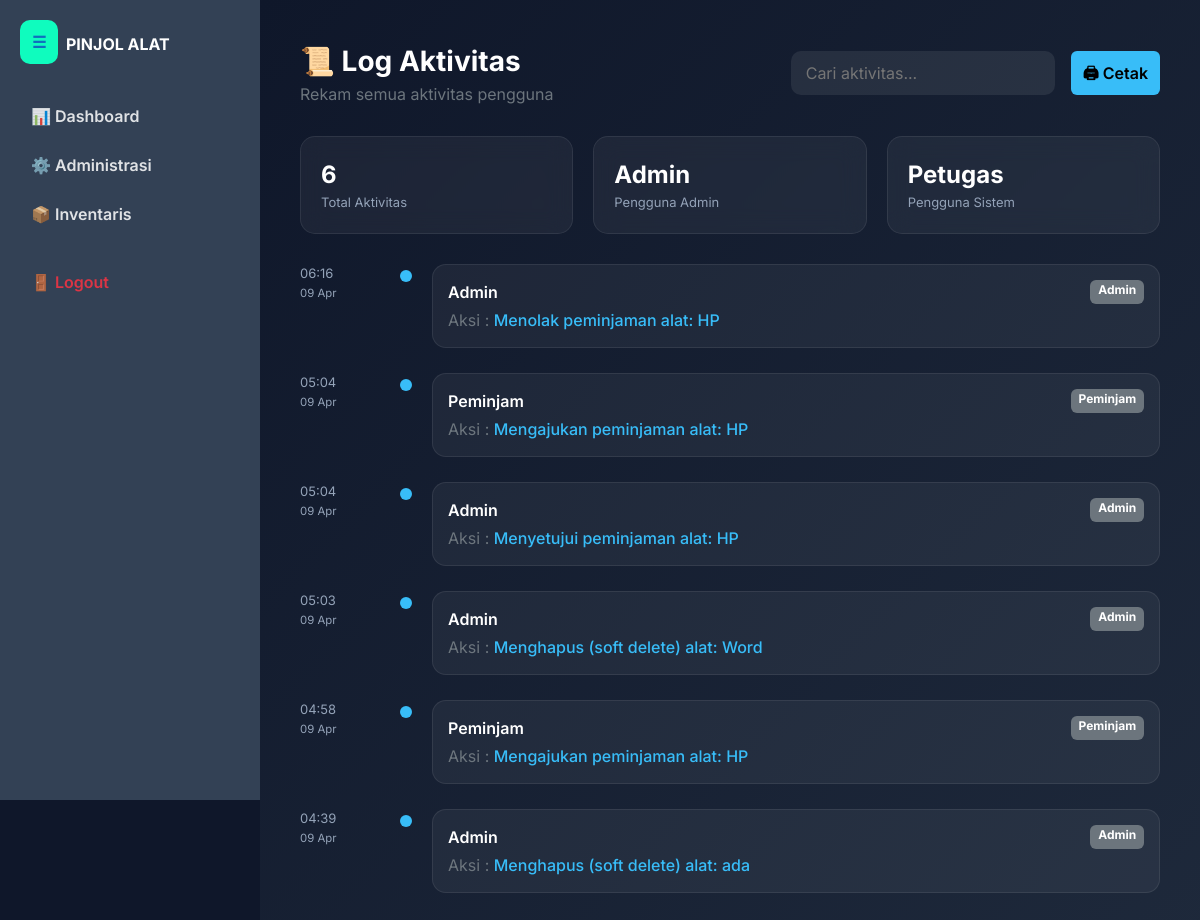
The page /log_aksi.php (signed in) on the database its author committed.
### tables this page shows
CREATE TABLE `log_aktivitas` (
  `id_log` int NOT NULL,
  `id_user` int DEFAULT NULL,
  `aksi` text,
  `waktu` timestamp NULL DEFAULT CURRENT_TIMESTAMP
);

CREATE TABLE `users` (
  `id_user` int NOT NULL,
  `nama_lengkap` varchar(150) DEFAULT NULL,
  `username` varchar(50) NOT NULL,
  `password` varchar(255) NOT NULL,
  `level` enum('Admin','Petugas','Peminjam') NOT NULL,
  `status` enum('Aktif','Nonaktif') DEFAULT 'Aktif'
);

### log_aksi.php (the view, shortened to what this page needs)
<?php
include 'config.php';
$query = mysqli_query($conn,"SELECT l.*,u.nama_lengkap,u.level
FROM log_aktivitas l
JOIN users u ON l.id_user=u.id_user
ORDER BY l.waktu DESC");
$total = mysqli_num_rows($query);
?>
<!DOCTYPE html>
<html lang="id">
<head>
<link href="https://cdn.jsdelivr.net/npm/bootstrap@5.3.0/dist/css/bootstrap.min.css" rel="stylesheet">
</head>
<body>
<?php include 'sidebar.php'; ?>
<div class="main-content">
<div class="page-header">
<div>
<div class="page-title">📜 Log Aktivitas</div>
<div class="text-secondary">Rekam semua aktivitas pengguna</div>
</div>
<div class="d-flex gap-3">
<input type="text"
id="searchLog"
placeholder="Cari aktivitas..."
class="search-box">
<button onclick="window.print()"
class="btn btn-print">
🖨 Cetak
</button>
</div>
</div>
<div class="stats-grid">
<div class="stat-card">
<div class="stat-number"><?= $total ?></div>
<div class="stat-label">Total Aktivitas</div>
</div>
<div class="stat-card">
<div class="stat-number">Admin</div>
<div class="stat-label">Pengguna Admin</div>
</div>
<div class="stat-card">
<div class="stat-number">Petugas</div>
<div class="stat-label">Pengguna Sistem</div>
</div>
</div>
<div class="activity-container" id="logList">
<?php if($total > 0): ?>
<?php while($l = mysqli_fetch_assoc($query)): ?>
<div class="activity-item">
<div class="activity-time">
<?= date('H:i',strtotime($l['waktu'])) ?>
<br>
<small><?= date('d M',strtotime($l['waktu'])) ?></small>
</div>
<div class="activity-dot"></div>
<div class="activity-card">
<div class="d-flex justify-content-between mb-1">
<span class="activity-user">
<?= $l['nama_lengkap']; ?>
</span>
<span class="badge bg-secondary">
<?= $l['level']; ?>
</span>
</div>
<div>
<span class="text-secondary">Aksi :</span>
<span class="activity-aksi">
<?= $l['aksi']; ?>
</span>
</div>
</div>
</div>
<?php endwhile; ?>
<?php else: ?>
<div class="text-center py-5 text-secondary">
Belum ada aktivitas sistem
</div>
<?php endif; ?>
</div>
</div>
</body>
</html>

### log_aksi.php (style rules this page uses)
body { font-family:'Inter',sans-serif; background:#0f172a; color:white; }
.main-content { margin-left:260px; padding:40px; min-height:100vh; background:linear-gradient(135deg,#0f172a,#1e293b); }
.page-header { display:flex; justify-content:space-between; align-items:center; margin-bottom:30px; }
.page-title { font-size:28px; font-weight:700; }
.stats-grid { display:grid; grid-template-columns:repeat(auto-fit,minmax(180px,1fr)); gap:20px; margin-bottom:30px; }
.stat-card { background:rgba(255,255,255,0.05); border:1px solid rgba(255,255,255,0.08); border-radius:15px; padding:20px; backdrop-filter:blur(12px); }
.stat-number { font-size:24px; font-weight:700; }
.stat-label { font-size:13px; color:#94a3b8; }
.search-box { background:rgba(255,255,255,0.08); border:none; padding:10px 15px; border-radius:10px; color:white; }
.activity-container { margin-top:10px; }
.activity-item { display:flex; gap:20px; margin-bottom:25px; }
.activity-time { width:80px; font-size:13px; color:#94a3b8; }
.activity-dot { width:12px; height:12px; background:#38bdf8; border-radius:50%; margin-top:6px; }
.activity-card { background:rgba(255,255,255,0.05); border:1px solid rgba(255,255,255,0.08); border-radius:14px; padding:15px; flex:1; transition:0.3s; }
.activity-user { font-weight:600; }
.activity-aksi { color:#38bdf8; font-weight:500; }
.btn-print { background:#38bdf8; border:none; color:black; font-weight:600; }

### sidebar.php (style rules this page uses)
:root { --primary-blue: #106EBE; --mint: #0FFCBE; --dark-blue: #0b5aa3; }
.main-content { margin-left: 260px; padding: 40px; transition: 0.3s; }

### rows shown on the page
log_aktivitas: waktu "06:16", waktu "09 Apr", id_user.nama_lengkap "Admin", id_user.level "Admin", aksi "Menolak peminjaman alat: HP"
log_aktivitas: waktu "05:04", waktu "09 Apr", id_user.nama_lengkap "Peminjam", id_user.level "Peminjam", aksi "Mengajukan peminjaman alat: HP"
log_aktivitas: waktu "05:04", waktu "09 Apr", id_user.nama_lengkap "Admin", id_user.level "Admin", aksi "Menyetujui peminjaman alat: HP"
log_aktivitas: waktu "05:03", waktu "09 Apr", id_user.nama_lengkap "Admin", id_user.level "Admin", aksi "Menghapus (soft delete) alat: Word"
log_aktivitas: waktu "04:58", waktu "09 Apr", id_user.nama_lengkap "Peminjam", id_user.level "Peminjam", aksi "Mengajukan peminjaman alat: HP"
log_aktivitas: waktu "04:39", waktu "09 Apr", id_user.nama_lengkap "Admin", id_user.level "Admin", aksi "Menghapus (soft delete) alat: ada"

### other values the page prints
$total "6"
